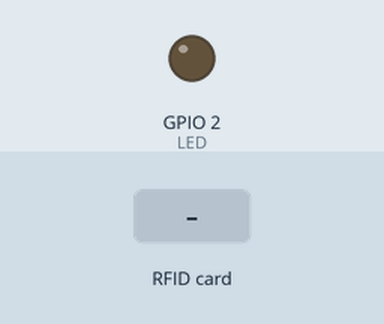
The sketch below on a simulated ESP32. Parts: output pins drawn as LEDs (lit = HIGH). Inputs (shaded band) come from the test bench. WiFi joins after 1.5 s; servers stay silent unless stated; the Firebase database answers and starts empty; what the sketch prints to the serial monitor is not drawn.

Above: at 3.0 s.
3.1 s: RFID card 90 72 7E 20 held to the reader
At 5.1 s:
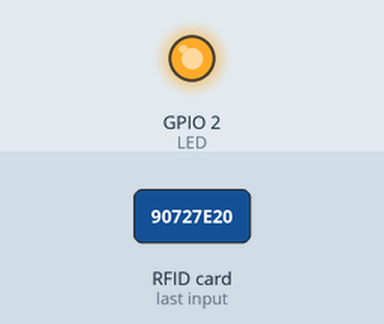
5.4 s: RFID card 27 10 19 97 held to the reader
6.9 s: RFID card 5E 7A 19 C4 held to the reader
Timing chart, 0 to 9.9 s (numbered marks = the images above; inputs shaded):
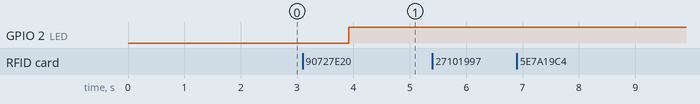

The sketch:

FIREBASE_PN532_ADAFRUIT_LED_CONTROL.ino
```cpp
#include "WiFi.h"
#include "FirebaseESP32.h"

#define WIFI_SSID "Nguyen thanh van"
#define WIFI_PASSWORD "27101997"
#define FIREBASE_AUTH "WO6rQRzrhJclOodRzR6zheECOmY8uCmBINtREXj8"
#define FIREBASE_HOST "test-control-aeb82-default-rtdb.firebaseio.com"

#define LED 2
int load1=0;

FirebaseData firebaseData;
FirebaseConfig config;
FirebaseAuth auth;
String path = "/";


#include <Wire.h>
#include <Adafruit_PN532.h>

#define SDA_PIN 21
#define SCL_PIN 22
#define LED_PIN 2 // Chân điều khiển LED

// Chọn chân I2C phù hợp với ESP32
Adafruit_PN532 nfc(SDA_PIN, SCL_PIN);

// UID của thẻ NFC cần kiểm tra
uint8_t targetUID[] = {0x90, 0x72, 0x7E, 0x20};
const int targetUIDLength = sizeof(targetUID);

void initFirebase() {
  config.host = FIREBASE_HOST;
  config.signer.tokens.legacy_token = FIREBASE_AUTH;

  Firebase.begin(&config, &auth);
  Firebase.reconnectWiFi(true);
  if (!Firebase.beginStream(firebaseData, path))
  {
    Serial.println("REASON: " + firebaseData.errorReason());
    Serial.println();
  }
  Serial.println("Kết nối Firebase thành công!!");
}

void setup() {
  // put your setup code here, to run once:
  Serial.begin(115200);
  delay(200);
  Serial.println();
  // Kết nối WiFi
  Serial.print("Connecting to WiFi:");
  Serial.println(WIFI_SSID);
  WiFi.begin(WIFI_SSID, WIFI_PASSWORD);
  while (WiFi.status() != WL_CONNECTED) {
    delay(500);
    Serial.print(".");
  }
  Serial.println("Kết nối Wifi thành công!!!");
  initFirebase(); // Kêt nối Firebase
  nfc.begin();
  pinMode(LED, OUTPUT); digitalWrite(LED, LOW);
  uint32_t versiondata = nfc.getFirmwareVersion();
  if (!versiondata) {
    Serial.print("Didn't find PN53x board");
    while (1); // halt
  }

  nfc.SAMConfig();
  Serial.println("Waiting for an NFC card ...");
}

void loop() {
  // put your main code here, to run repeatedly:
  // set data
readNFC();

if(Firebase.get(firebaseData,"/esp32demo/L1")) {
 if (firebaseData.dataType() == "string") {
 load1 = firebaseData.stringData().toInt();


 Serial.print("Đèn LED đang: ");
 Serial.println(load1 ? "sáng" : "tắt");
 }
}
digitalWrite(LED, load1);
}

void readNFC()
{
  uint8_t uid[] = { 0, 0, 0, 0, 0, 0, 0 }; // Bộ đệm để lưu trữ UID được trả về
  uint8_t uidLength;

   // Đặt thời gian chờ là 1 giây (1000 ms)
  if (nfc.readPassiveTargetID(PN532_MIFARE_ISO14443A, uid, &uidLength, 500)) {

    Serial.print("UID Length: "); Serial.print(uidLength, DEC); Serial.println(" bytes");
    Serial.print("UID Value: ");
    for (uint8_t i = 0; i < uidLength; i++) {
      Serial.print(" 0x"); Serial.print(uid[i], HEX);
    }
    Serial.println("");

    if (uidLength == targetUIDLength && compareUID(uid, uidLength, targetUID, targetUIDLength)) {

      Serial.println("UID khớp với thẻ mục tiêu.");
      load1 = !load1; // Chuyển đổi trạng thái của đèn LED
      if(Firebase.setString(firebaseData, "/esp32demo/L1", String(load1))){
      Serial.println("PASSED");
      Serial.println("PATH: " + firebaseData.dataPath());
      Serial.println("TYPE: " + firebaseData.dataType());
      Serial.println("ETag: " + firebaseData.ETag());
      Serial.println("------------------------------------");
      Serial.println();
      Serial.println("set: " + String(load1));
    }else{
      Serial.println("FAILED");
      Serial.println("REASON: " + firebaseData.errorReason());
      Serial.println("------------------------------------");
      Serial.println();
    }

    } else {
      Serial.print("UID không khớp. ");

    }
  } else {
    Serial.println("Không phát hiện thẻ NFC.");
  }
  delay(500); // Đợi 5 giây trước khi kiểm tra lại
}
// Hàm so sánh UID
bool compareUID(uint8_t *uid1, uint8_t length1, uint8_t *uid2, uint8_t length2) {
  if (length1 != length2) return false;
  for (uint8_t i = 0; i < length1; i++) {
    if (uid1[i] != uid2[i]) return false;
  }
  return true;
}
```

Measured:
- after the input at 3.1 s, GPIO 2 (LED): LOW → HIGH after 0.82 s
- after the input at 5.4 s, every drawn part: stays the same
- after the input at 6.9 s, every drawn part: stays the same
